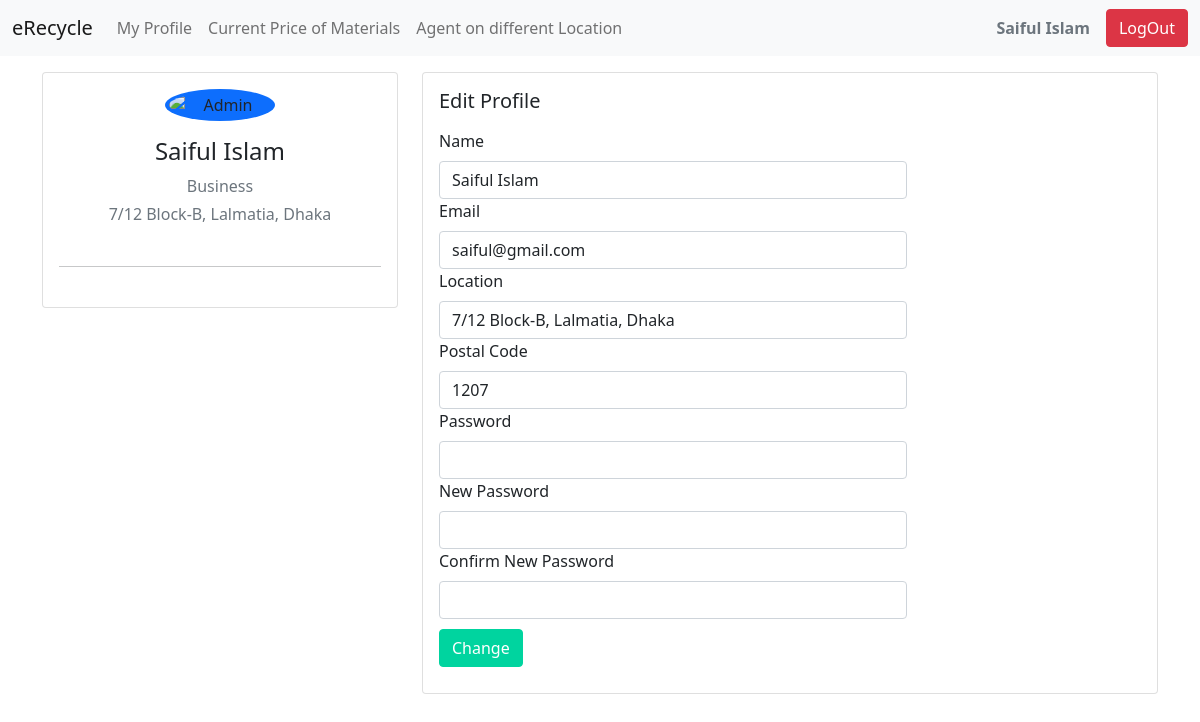
Screenshot of /editProfile.php (signed in) with the database file from the repository.
### tables this page shows
CREATE TABLE `users` (
  `id` int(11) NOT NULL,
  `name` varchar(254) NOT NULL,
  `email` varchar(254) NOT NULL,
  `job` varchar(254) DEFAULT NULL,
  `password` varchar(254) NOT NULL,
  `created` datetime NOT NULL DEFAULT current_timestamp(),
  `location` varchar(254) NOT NULL,
  `postal` int(11) NOT NULL
);

### editProfile.php (the view, shortened to what this page needs)
<?php
    $conn = connect();
    include ('navbar.php');
    $id= $_SESSION['userid'];
    $sq= "SELECT * FROM users WHERE id='$id'";
    $thisUser= mysqli_fetch_assoc($conn->query($sq));
?>
<!doctype html>
<html lang="en">
  <head>
    <link href="https://cdn.jsdelivr.net/npm/bootstrap@5.1.3/dist/css/bootstrap.min.css" rel="stylesheet">
</head>
<body>
<br>
<br>
<br>
<div class="container">
		<div class="main-body">
			<div class="row">
				<div class="col-lg-4">
					<div class="card">
						<div class="card-body">
							<div class="d-flex flex-column align-items-center text-center">
								<img src="https://www.bootdey.com/img/Content/avatar/avatar7.png" alt="Admin" class="rounded-circle p-1 bg-primary" width="110">
								<div class="mt-3">
									<h4><?php echo $thisUser['name'];?> </h4>
									<p class="text-secondary mb-1"><?php echo $thisUser['job'];?></p>
									<p class="text-muted font-size-sm"><?php echo $thisUser['location'];?></p>
								</div>
							</div>
							<hr class="my-4">
						</div>
					</div>
				</div>
				<div class="col-lg-8">
					<div class="card">
						<div class="card-body">
                        <h5 class="d-flex align-items-center mb-3">Edit Profile</h5>
                        <form method="POST" action="editProfile.php" enctype="multipart/form-data">
                                        <div class="form-group pt-20">
                                            <div class="col-sm-4">
                                                <label for="uname" class="form-label"> Name</label>
                                            </div>
                                            <div class="col-sm-8">
                                                <input name="name" type="text" class="form-control" placeholder="Name" id="name" value="<?php echo $thisUser['name']; ?>" required>
                                            </div>
                                        </div>
                                        <div class="form-group pt-20">
                                            <div class="col-sm-4">
                                                <label for="email" class="form-label"> Email </label>
                                            </div>
                                            <div class="col-sm-8">
                                                <input name="email" type="text" class="form-control" placeholder="Email Address" value="<?php echo $thisUser['email']; ?>" id="buy" required>
                                            </div>
                                        </div>
                                        <div class="form-group pt-20">
                                            <div class="col-sm-4">
                                                <label for="location" class="form-label"> Location </label>
                                            </div>
                                            <div class="col-sm-8">
                                                <input name="location" type="text" class="form-control" placeholder="Location" value="<?php echo $thisUser['location']; ?>" id="buy" required>
                                            </div>
                                        </div>
                                        <div class="form-group pt-20">
                                            <div class="col-sm-4">
                                                <label for="postal" class="form-label"> Postal Code </label>
                                            </div>
                                            <div class="col-sm-8">
                                                <input name="postal" type="number" class="form-control" placeholder="Postal Code" value="<?php echo $thisUser['postal']; ?>" id="buy" required>
                                            </div>
                                        </div>
                                        <div class="form-group pt-20">
                                            <div class="col-sm-4">
                                                <label for="pass" class="form-label"> Password</label>
                                            </div>
                                            <div class="col-sm-8">
                                                <input name="pass" class="form-control" type="password" id="pass" required>
                                            </div>
                                        </div>
                                        <div class="form-group pt-20">
                                            <div class="col-sm-4">
                                                <label for="npass" class="form-label">New Password</label>
                                            </div>
                                            <div class="col-sm-8">
                                                <input name="npass" class="form-control" type="password" id="npass" required>
                                            </div>
                                        </div>
                                        <div class="form-group pt-20">
                                            <div class="col-sm-4">
                                                <label for="cpass" class="form-label">Confirm New Password</label>
                                            </div>
                                            <div class="col-sm-8">
                                                <input name="cpass" class="form-control" type="password" id="cpass" required>
                                            </div>
                                        </div>
                                        <button style="margin: 10px 0px;" type="submit" value="submit" name="submit" class="btn btn-primary">Change</button>
    								</form>
						</div>
					</div>
					</div>
				</div>
			</div>
		</div>
</body>
</html>

### rows the page displays
users: name "Saiful Islam", job "Business", location "7/12 Block-B, Lalmatia, Dhaka", email "saiful@gmail.com", postal "1207"

### other values shown
$user "Saiful Islam"
